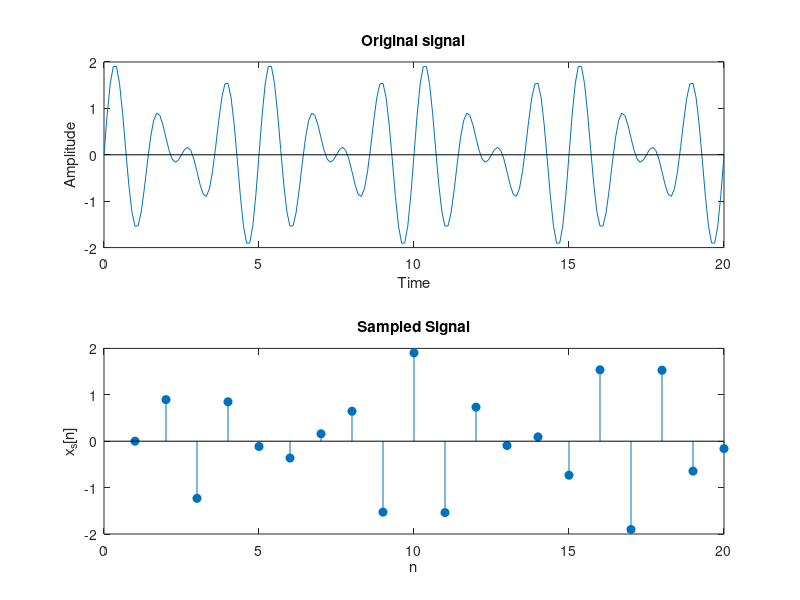

The MATLAB script that drew this image: (Note: this script raises an error after producing the figure.)
clear all;
t=0:0.1:20;
f1=0.6;
f2=0.8;
x=sin(2*pi*f1*t)+sin(2*pi*f2*t);

figure(1);
subplot(2,1,1);
plot(t,x);
hold on;
plot([0 20],[0 0],'black');
hold off;

title('Original signal');
xlabel('Time');
ylabel('Amplitude');

subplot(2,1,2);
x_samples = x(1:6:201);
stem(x_samples,'filled');
title('Sampled Signal');
xlabel('n');
ylabel('x_s[n]');
axis([0 20 -2 2]);
sgtitle('(PUL074BEX004)');


figure(2);
x_recon=0;
subplot(2,1,1);
stem(x_samples,'filled');
title('Sampled Signal');
xlabel('n');
ylabel('x_s[n]');

for k=0:length(x_samples)-1
    subplot(2,1,2);
stem(0:length(x_samples)-1,x_samples,'filled');
if k==length(x_samples)-1
title('Reconstruction finished');
else
title('Sample by sample reconstruction');
end
sgtitle('(PUL074BEX004)');
grid on;

l=k:-0.1:-20+k;
x_recon=x_recon+(x_samples(k+1)*sinc(l));
axis([0 20 -2 2]);
hold on;
plot(t,x_samples(k+1)*sinc(l),'r');
plot(t,x_recon,'b');
xlabel('Time, n');
ylabel('Amplitude, x_s[n]');
hold off;
waitforbuttonpress;
end